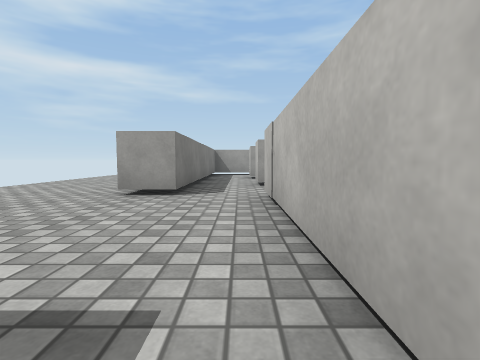
[1] (above)

16 first-person views from a walk through a scene from a Unity 3-D project. The camera is 0.29 m above the floor, tilts 4° down and sees 85° across. The floor is counted in squares, 0.5 m on a side. Each view is taken from the middle of a square. On the plan, view 1 faces up. The plan holds only what a view shows up to about 9 squares ahead; the rest is blank. Surface patterns are stand-ins for the level's own textures.

[2]
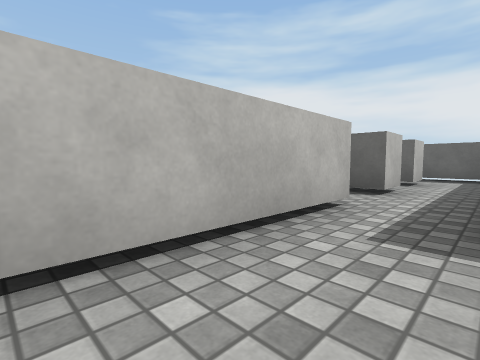

[3]
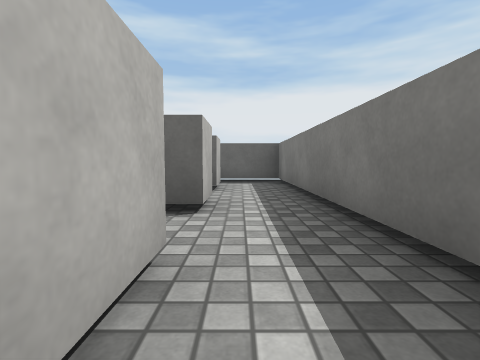

[4]
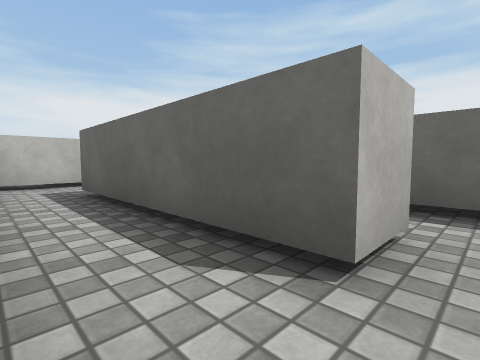

[5]
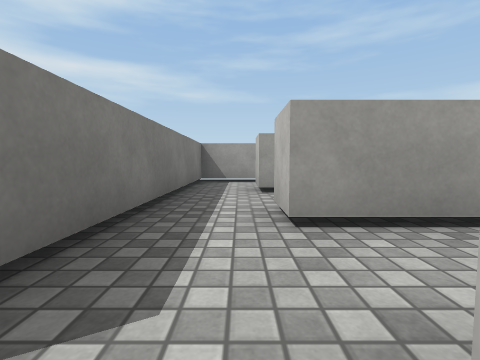

[6]
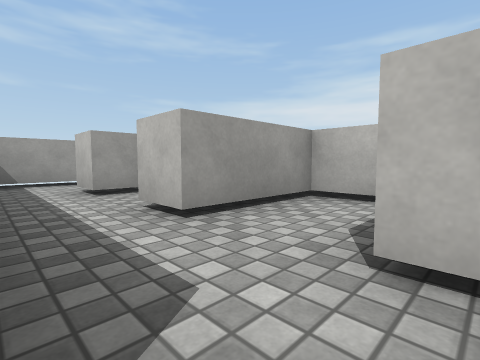

[7]
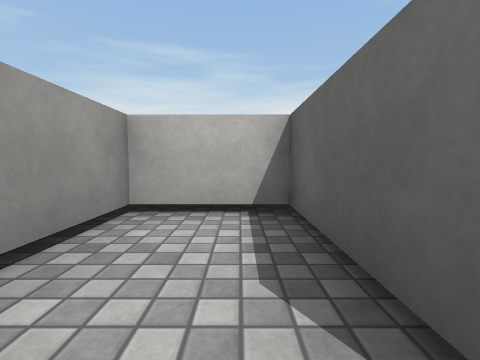

[8]
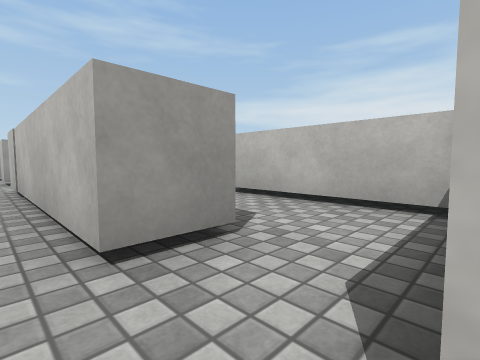

[9]
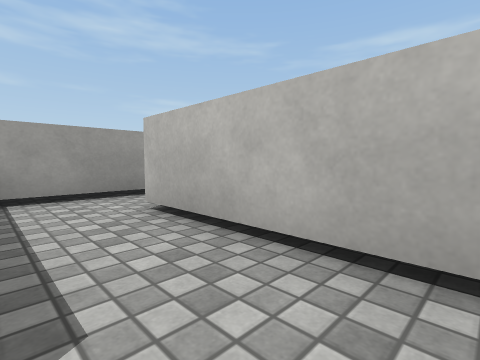

[10]
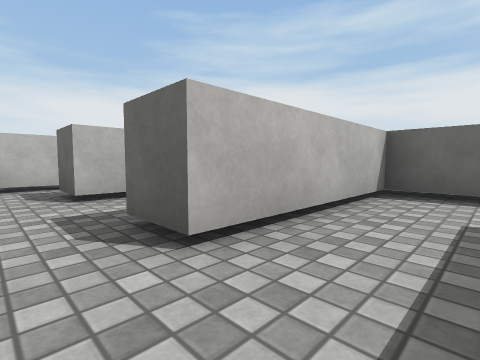

[11]
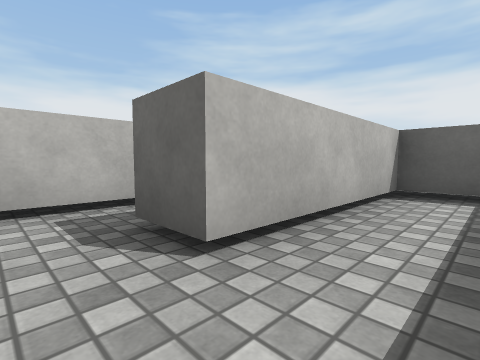

[12]
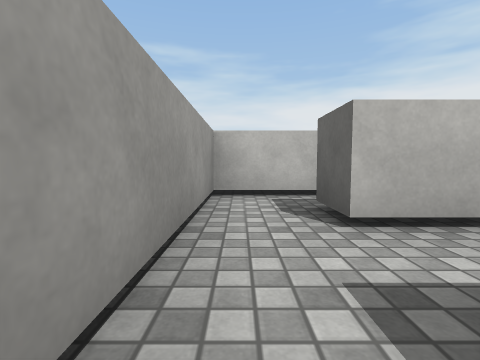

[13]
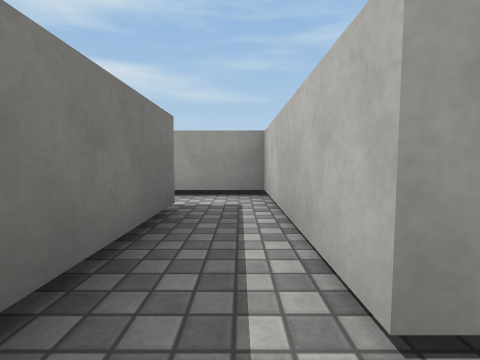

[14]
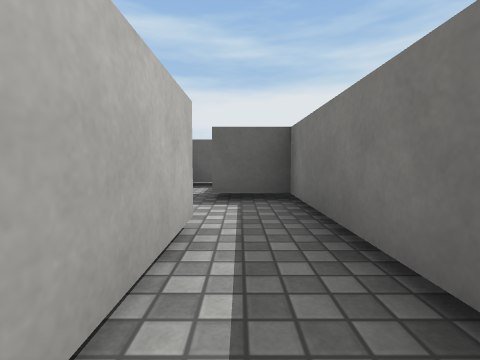

[15]
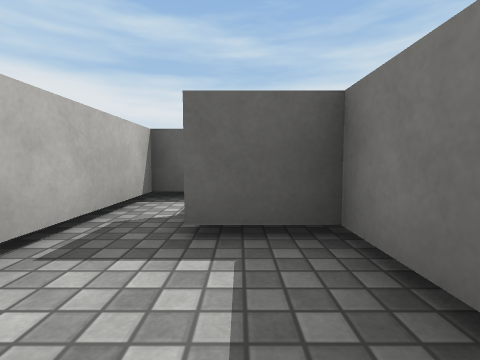

[16]
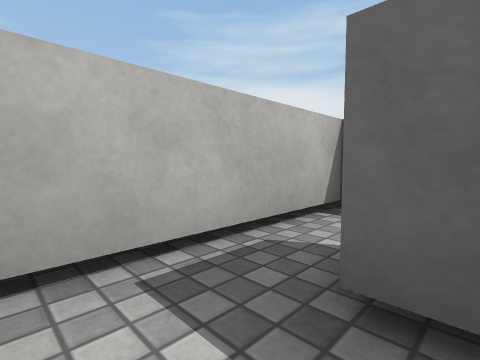

### Floor plan
Points are (right, up) in squares from view 1. A wall is a line through its corners. A room is listed if a view was taken in it or the views show most of it. See-through windows are left out.
Room 1 (views 1, 4, 8)
walls: (0.4, -3) (0.4, -2); (0.4, -5.2) (0.4, -4.2); (0.4, -0.5) (0.4, 0.5); (-1.1, -0.1) (-1.1, -6.5) (0.8, -6.5)
ways out: opening at (0, 0) to room 2; opening at (1, -1) to room 4
Room 2 (views 2, 3, 5, 6)
walls: (-1.1, 4.5) (-2.1, 4.5); (0.4, 0.5) (0.4, 4.4)
ways out: opening at (0, 0) to room 1; opening at (0, 5) to room 3
Room 3 (view 7)
walls: (3, 6.2) (0.4, 6.2) (0.4, 7.2); (0.8, 11.5) (-1.1, 11.5) (-1.1, 4.5); (0.4, 4.4) (3, 4.4)
ways out: opening at (0, 5) to room 2
objects: other object (0, 9) to (1, 10); other object (3, 5) to (4, 6)
Room 4 (views 9, 10)
walls: (1.5, -0.5) (0.4, -0.5); (3.6, 3.4) (2.1, 3.4); (0.4, -2) (3.4, -2) (3.4, 2)
ways out: opening at (1, -1) to room 1; opening at (4, 3) to room 5
Room 5 (views 11, 12)
walls: (3.4, 2) (4.5, 2); (5.5, 3.4) (3.6, 3.4); (5.1, -2) (6.2, -2) (6.2, 2)
ways out: opening at (4, 3) to room 4; opening at (6.5, 3) to room 6
Room 6 (views 13, 14, 15, 16)
walls: (6.2, 2) (7.2, 2) (7.2, -2) (8.5, -2); (8.4, -0.4) (8.4, 3.4) (5.5, 3.4)
ways out: opening at (6.5, 3) to room 5; opening at (9, -1)

Where each view was taken, in squares from view 1:
view 1: 0 up, 0 right, facing up
view 2: 3 up, 1 left, facing down-right
view 3: 1 up, 0 right, facing down
view 4: 3 down, 0 right, facing down-right
view 5: 4 up, 0 right, facing up
view 6: 4 up, 1 left, facing up-right
view 7: 5 up, 0 right, facing right
view 8: 2 down, 0 right, facing up-right
view 9: 1 down, 2 right, facing up-right
view 10: 3 up, 2 right, facing down-right
view 11: 3 up, 5 right, facing down-right
view 12: 3 up, 4 right, facing right
view 13: 1 down, 8 right, facing up
view 14: 2 up, 8 right, facing down
view 15: 0 up, 8 right, facing down
view 16: 1 down, 8 right, facing down-right
